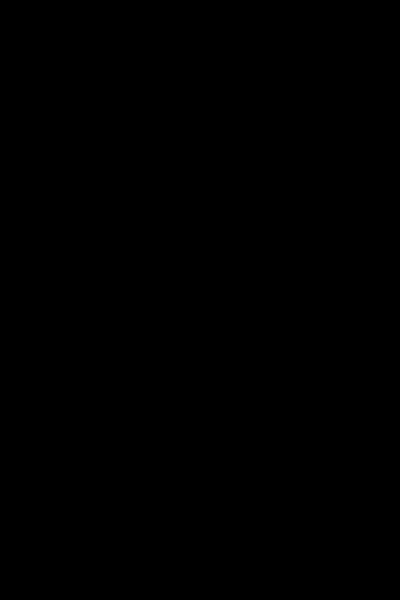
Frame 1 (no input)
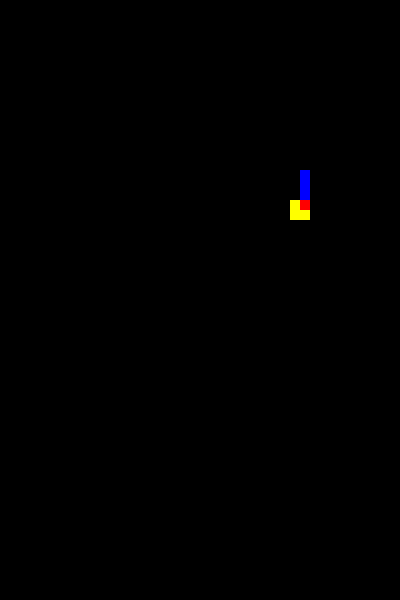
Frame 60 (no input)
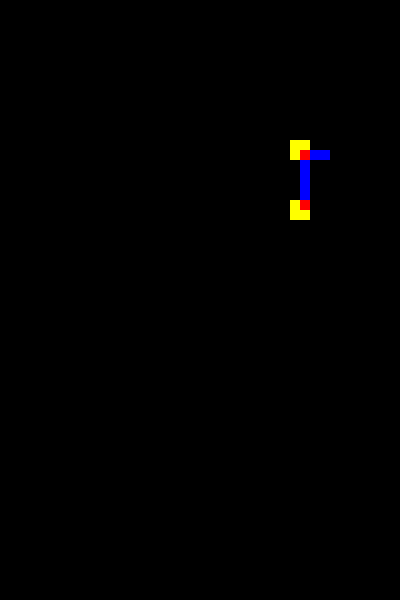
Frame 120 (the mouse pressed at the canvas centre since frame 60)

The p5.js sketch that drew these frames (run headless with seeded random() and noise() and a simulated clock; from frame 60 on, the mouse is pressed at the canvas centre):

// p5.js sketch
// ── sketch.js
/*---------------------------------------------------------------
CPSC-335-03-Project_1-SuperTeam

Created By: Nicole Serna, Zach Serna
Date: 2/27/2021

Description: A modification of the famous Langton's Ant
with the addition of the new colors. A more insightful 
Description of the ant's movement can be found within
the README text file located in the contents of the zip file


Note: The speed of the ant may be adjusted by changing the
mcount variable, the lower the number the faster the ant.

---------------------------------------------------------------*/

//Global Variables

//Dimensions
const cell_size = 10;
const rows = 60;
const col = 40;

//Speed of the Ant
var fcount = 0;
var mcount = 5;


function setup() {
  var w = cell_size * col;
  var h = cell_size * rows;
  createCanvas(w, h);
  background("black");
  
}


//Constructor for ant. Assigns default position, color and mode
class Ant
  {
    constructor(x,y,color,mode){
      this.x = x;
      this.y = y;
      this.color = color;
      this.counter = 0;
      this.mode = mode;
      this.facing = 0;
      this.dir = "";
      this.colorCount = 0;
      
    }
    
    //Function for finding the color of the tile the ant is currently on
    findColor(x,y){
      let c = get(x,y); //get color of current tile
      let c2 = c[0] +c[1]+c[2];
      if(c2 == 0) // if its black
        {
          return 3;
        }
      else if(c[2] == 255 && c[0]== 0) // if its blue
        {
          return 0;
        }
      else if(c[0] == 255 && c[1]==0)  // if its red
        {
          return 2;
        }
      else if(c2 == 510) //if its yellow
        {
          return 1;
        }
    }
    
    //Function responsible for handling the movement of the ant. Enfactors which way the ant is currently facing and is passed the direction it will go.
    move(dir){
      
      //tx and ty adjust the x and y (respectively) coordinate changes the ant will undergo 
      let tx = 0;
      let ty = 0;
      
      if(this.facing == 0) //facing north
        {
          if(dir == "straight")
            {
              tx = 0;
              ty = -10;
            
            }
          else if(dir == "left")
            {
              tx = -10;
              ty = 0;
              this.facing = 3;
            }
          else if(dir == "right")
            {
              tx = 10;
              ty = 0;
              this.facing = 1;
            }
        }
      else if(this.facing == 1) //facing east
        {
          if(dir == "straight")
            {
              tx = 10;
              ty = 0;
            
            }
          else if(dir == "left")
            {
              tx = 0;
              ty = -10;
              this.facing = 0;
            }
          else if(dir == "right")
            {
              tx = 0;
              ty = 10;
              this.facing = 2;
            }
        }
      else if(this.facing == 2) //facing south
        {
          if(dir == "straight")
            {
              tx = 0;
              ty = 10;
            
            }
          else if(dir == "left")
            {
              tx = 10;
              ty = 0;
              this.facing = 1;
            }
          else if(dir == "right")
            {
              tx = -10;
              ty = 0;
              this.facing = 3;
            }
        }
      else if(this.facing == 3) //facing west
        {
          if(dir == "straight")
            {
              tx = -10;
              ty = 0;
            }
          else if(dir == "left")
            {
              tx = 0;
              ty = 10;
              this.facing = 2;
            }
          else if(dir == "right")
            {
              tx = 0;
              ty = -10;
              this.facing = 0;
            }
        }
      let x = (tx + this.x + 400) % 400;
      let y = (ty + this.y + 600) % 600;
      this.x = x;
      this.y = y;
    }
    draw() {
      
 //Pick Procedure based on current mode(dir Mode, Set-Count Mode, or Countdown Mode)
if(this.colorCount == 0)
  {
    fill("blue");
  }
else if(this.colorCount == 1)
  {
    fill("yellow");
  }
else if(this.colorCount == 2)
  {
    fill("red");
  }
else if(this.colorCount == 3)
  {
    fill("black");
  }
rect(this.x,this.y,cell_size,cell_size);
      
//The ant will react to each tile it encounters based on the current mode it is in and move accordingly. There are 3 Modes: LR Mode(0), Set-count Mode(1) and Countdown Mode (2)

  //If in LR Mode, 
  if(this.mode == 0)// where 0 indicates LR Mode
    {
      if(this.color == 3|| this.color == 0) // blue or black
        {
          this.dir = "left";
          this.move(this.dir);
        } 
      else if(this.color == 2) //red
        {
          this.dir = "right";
          this.move(this.dir);
        }
      else if(this.color == 1) //yellow
        {
          this.mode = 1;
          this.dir = "straight";
          this.move(this.dir);
        }
    }
  //If in Set-Count Mode
  else if(this.mode == 1)//where 1 indicates Set-Count Mode
    {
      this.counter = this.color;//FIIIIIIIIIIIIIX
      this.dir = "straight";
      this.move(this.dir);
      this.mode = 2;
    }
  else if(this.mode == 2) //where 2 indicates Countdown Mode
    {
      //If the countdown has ended, switch to LR-Mode
      if(this.counter == 0)
        {
          this.mode = 0;
          this.dir = "straight";
          this.move(this.dir);
        }
      //Else, The Countdown is still going on, Count down one and continue going straight
      else
      {
      this.dir = "straight";
      this.move(this.dir);
      this.counter--;
      }
    }
    this.color = this.findColor(this.x,this.y);
    this.colorCount = this.color;
    this.colorCount++;
    if(this.colorCount == 4)
      {
        this.colorCount = 0;
      }
  }
}

//initializes ant and places it onto grid at position 300,200
let ant1 = new Ant(300,200,0 ,0);

//constantly updates grid to display ant's movement
function draw()
{
  noStroke();
  fcount++;
  if((fcount % mcount) == 0)
  {
    update();
  }
}
function update()
{
  ant1.draw();
}
// ── LarksAnt-HTML.html
<!DOCTYPE html><html lang="en"><head>
    <title>Cella Larks Ant 34 </title>
    <script src="p5.js"></script>
    <script src="sketch.js"></script>
    <link rel="stylesheet" type="text/css" href="style.css">
    <meta charset="utf-8">

  </head>
  <body>
  <h1><span>Ant Game by Nicole Serna and Zach Serna</span></h1>


</body></html>
